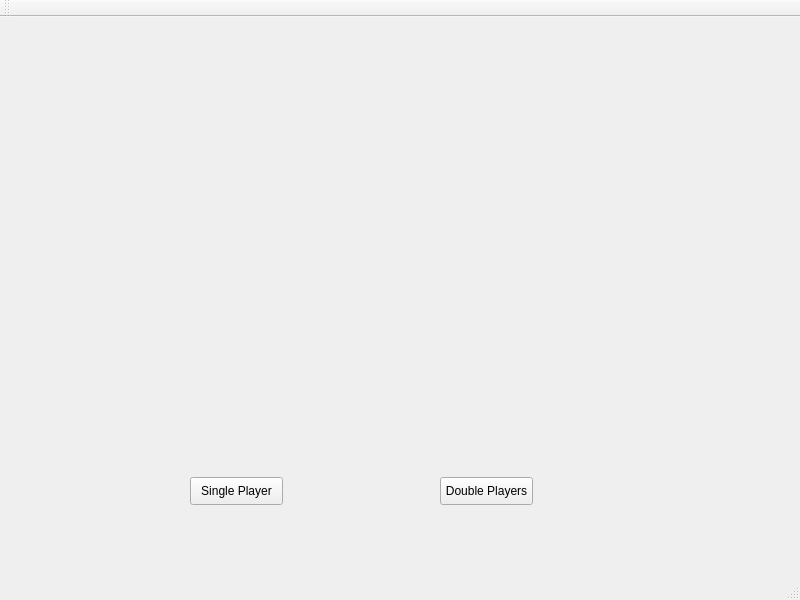
<?xml version="1.0" encoding="UTF-8"?>
<ui version="4.0">
 <class>MainWindow</class>
 <widget class="QMainWindow" name="MainWindow">
  <property name="geometry">
   <rect>
    <x>0</x>
    <y>0</y>
    <width>800</width>
    <height>600</height>
   </rect>
  </property>
  <property name="windowTitle">
   <string>MainWindow</string>
  </property>
  <widget class="QWidget" name="centralWidget">
   <widget class="QPushButton" name="Single">
    <property name="geometry">
     <rect>
      <x>190</x>
      <y>460</y>
      <width>93</width>
      <height>28</height>
     </rect>
    </property>
    <property name="text">
     <string>Single Player</string>
    </property>
   </widget>
   <widget class="QPushButton" name="Double">
    <property name="geometry">
     <rect>
      <x>440</x>
      <y>460</y>
      <width>93</width>
      <height>28</height>
     </rect>
    </property>
    <property name="text">
     <string>Double Players</string>
    </property>
   </widget>
   <widget class="QLabel" name="label">
    <property name="geometry">
     <rect>
      <x>0</x>
      <y>0</y>
      <width>801</width>
      <height>531</height>
     </rect>
    </property>
    <property name="contextMenuPolicy">
     <enum>Qt::NoContextMenu</enum>
    </property>
    <property name="text">
     <string/>
    </property>
    <property name="pixmap">
     <pixmap resource="resource.qrc">:/new/image/timg.jpg</pixmap>
    </property>
    <property name="scaledContents">
     <bool>true</bool>
    </property>
   </widget>
   <zorder>label</zorder>
   <zorder>Double</zorder>
   <zorder>Single</zorder>
  </widget>
  <widget class="QMenuBar" name="menuBar">
   <property name="geometry">
    <rect>
     <x>0</x>
     <y>0</y>
     <width>800</width>
     <height>26</height>
    </rect>
   </property>
  </widget>
  <widget class="QToolBar" name="mainToolBar">
   <attribute name="toolBarArea">
    <enum>TopToolBarArea</enum>
   </attribute>
   <attribute name="toolBarBreak">
    <bool>false</bool>
   </attribute>
  </widget>
  <widget class="QStatusBar" name="statusBar"/>
 </widget>
 <layoutdefault spacing="6" margin="11"/>
 <resources>
  <include location="resource.qrc"/>
 </resources>
 <connections/>
</ui>
